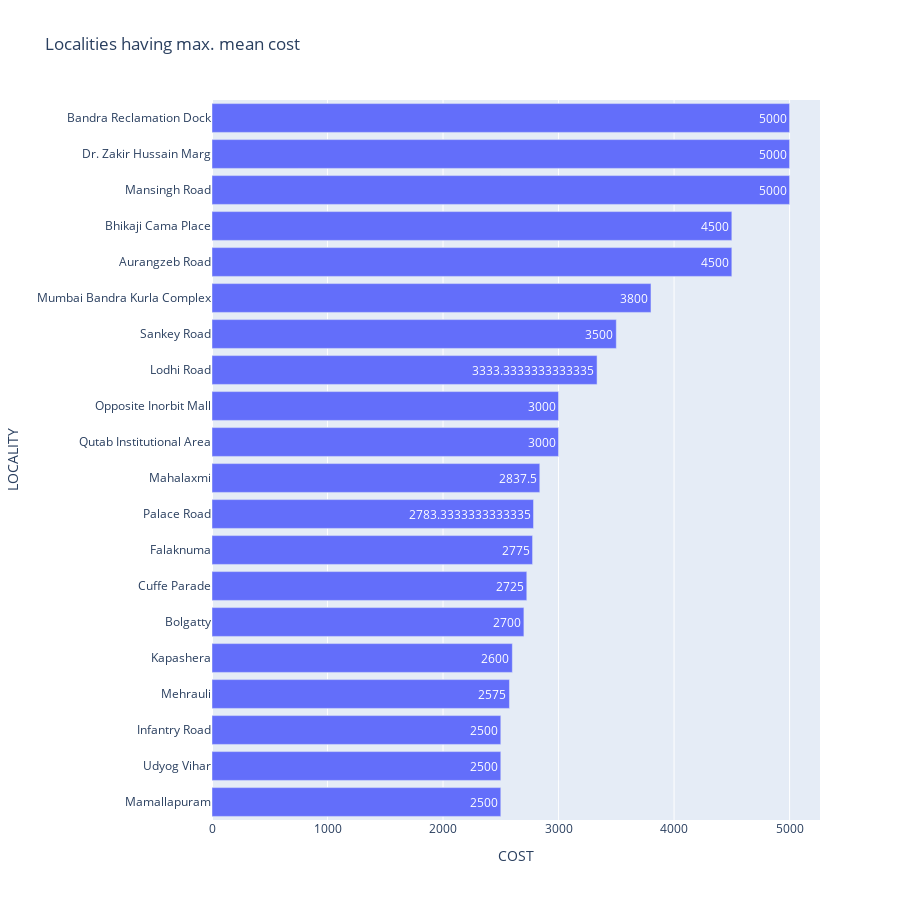

The code cell stored with this chart in its notebook:
### Code cell
import plotly.express as px
fig = px.bar(mcost.sort_values('COST',ascending=False)[:20][::-1],x='COST',y='LOCALITY',title='Localities having max. mean cost',text='COST', height=900, orientation='h')
fig.show()

### Figure 1 — Plotly figure (JSON) as saved in the notebook; plotly's stock layout.template omitted (floating-point values rounded to 4 significant figures)
{"data": [{"alignmentgroup": "True", "hovertemplate": "COST=%{text}<br>LOCALITY=%{y}<extra></extra>", "legendgroup": "", "marker": {"color": "#636efa"}, "name": "", "offsetgroup": "", "orientation": "h", "showlegend": false, "text": [2500, 2500, 2500, 2575, 2600, 2700, 2725, 2775, 2783.0, 2838.0, 3000, 3000, 3333.0, 3500, 3800, 4500, 4500, 5000, 5000, 5000], "textposition": "auto", "type": "bar", "x": [2500, 2500, 2500, 2575, 2600, 2700, 2725, 2775, 2783.0, 2838.0, 3000, 3000, 3333.0, 3500, 3800, 4500, 4500, 5000, 5000, 5000], "xaxis": "x", "y": ["Mamallapuram", "Udyog Vihar", "Infantry Road", "Mehrauli", "Kapashera", "Bolgatty", "Cuffe Parade", "Falaknuma", "Palace Road", "Mahalaxmi", "Qutab Institutional Area", "Opposite Inorbit Mall", "Lodhi Road", "Sankey Road", "Mumbai Bandra Kurla Complex", "Aurangzeb Road", "Bhikaji Cama Place", "Mansingh Road", "Dr. Zakir Hussain Marg", "Bandra Reclamation Dock"], "yaxis": "y"}], "layout": {"barmode": "relative", "height": 900, "legend": {"tracegroupgap": 0}, "title": {"text": "Localities having max. mean cost"}, "xaxis": {"anchor": "y", "domain": [0, 1], "title": {"text": "COST"}}, "yaxis": {"anchor": "x", "domain": [0, 1], "title": {"text": "LOCALITY"}}}}
